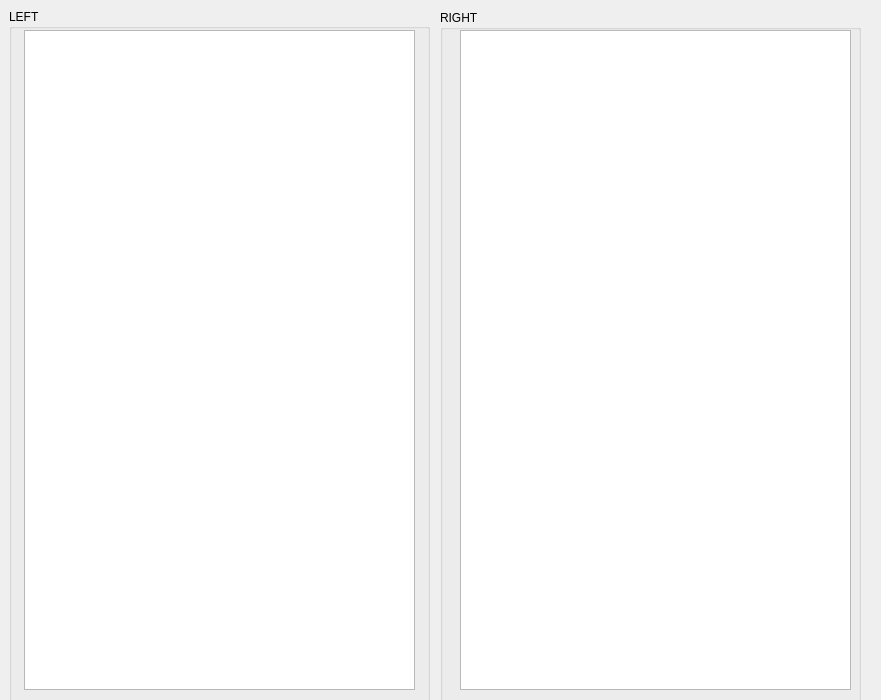
<?xml version="1.0" encoding="UTF-8"?>
<ui version="4.0">
 <class>Form</class>
 <widget class="QWidget" name="Form">
  <property name="geometry">
   <rect>
    <x>0</x>
    <y>0</y>
    <width>881</width>
    <height>700</height>
   </rect>
  </property>
  <property name="windowTitle">
   <string>Form</string>
  </property>
  <widget class="QWidget" name="horizontalLayoutWidget">
   <property name="geometry">
    <rect>
     <x>9</x>
     <y>9</y>
     <width>421</width>
     <height>861</height>
    </rect>
   </property>
   <layout class="QHBoxLayout" name="horizontalLayout">
    <item>
     <widget class="QGroupBox" name="groupBox">
      <property name="title">
       <string>LEFT</string>
      </property>
      <widget class="GraphicsLayoutWidget" name="left_graphicsView">
       <property name="geometry">
        <rect>
         <x>15</x>
         <y>21</y>
         <width>391</width>
         <height>660</height>
        </rect>
       </property>
       <property name="font">
        <font>
         <pointsize>12</pointsize>
        </font>
       </property>
      </widget>
     </widget>
    </item>
   </layout>
  </widget>
  <widget class="QWidget" name="horizontalLayoutWidget_2">
   <property name="geometry">
    <rect>
     <x>440</x>
     <y>10</y>
     <width>421</width>
     <height>861</height>
    </rect>
   </property>
   <layout class="QHBoxLayout" name="horizontalLayout_2">
    <item>
     <widget class="QGroupBox" name="groupBox_2">
      <property name="title">
       <string>RIGHT</string>
      </property>
      <widget class="GraphicsLayoutWidget" name="right_graphicsView">
       <property name="geometry">
        <rect>
         <x>20</x>
         <y>20</y>
         <width>391</width>
         <height>660</height>
        </rect>
       </property>
      </widget>
     </widget>
    </item>
   </layout>
  </widget>
 </widget>
 <customwidgets>
  <customwidget>
   <class>GraphicsLayoutWidget</class>
   <extends>QGraphicsView</extends>
   <header>pyqtgraph</header>
  </customwidget>
 </customwidgets>
 <resources/>
 <connections/>
</ui>
